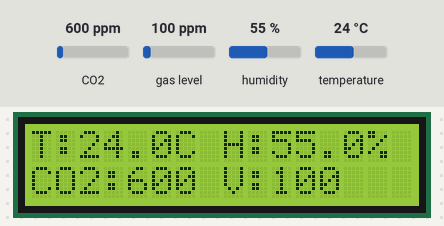
The sketch below on a simulated ESP32. Parts: 16×2 character LCD. The inputs (shaded band) are chosen by the test bench; at power-on: CO2 600 ppm, humidity 55 %, gas level 100 ppm, temperature 24 °C. WiFi joins after 1.5 s; servers stay silent unless stated; what the sketch prints to the serial monitor is not drawn.

Above: at 17.9 s.
18.0 s: CO2 set to 452 ppm
At 19.3 s:
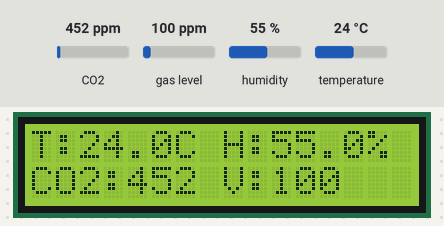
20.2 s: humidity set to 22 %
At 21.9 s:
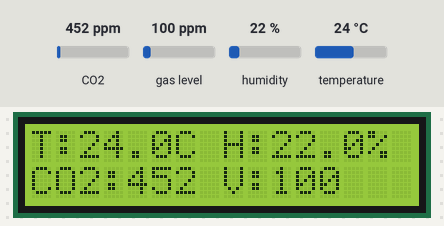
22.2 s: gas level set to 20 ppm
At 23.6 s:
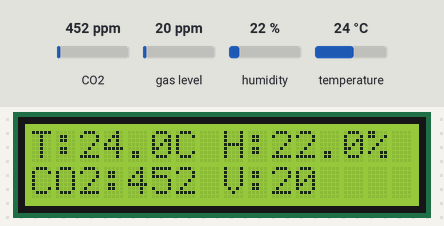
24.2 s: temperature set to 12 °C
At 25.0 s:
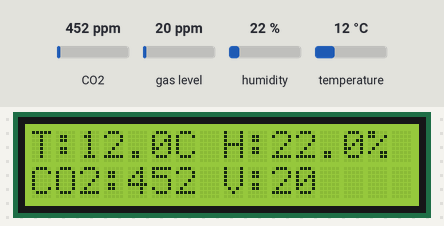
26.2 s: CO2 set to 1050 ppm
At 27.8 s:
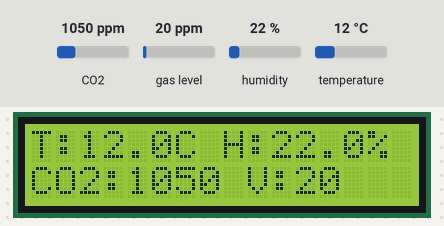
28.2 s: humidity set to 40 %
At 29.4 s:
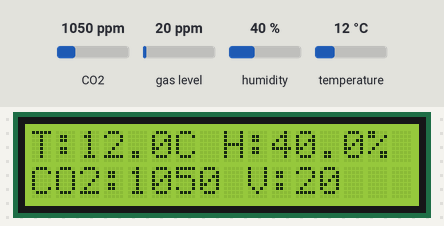
Timing chart, 0 to 31.2 s (numbered marks = the images above; inputs shaded):
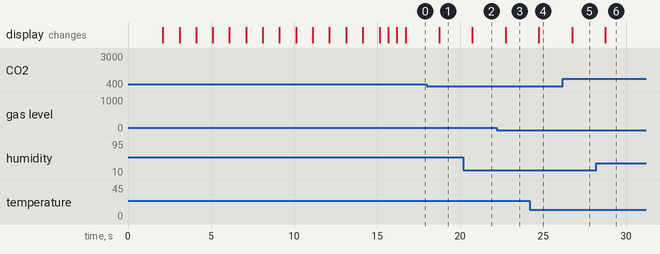

Measured:
- after the input at 18.0 s, the display: changes after 0.74 s (image 1)
- after the input at 20.2 s, the display: changes after 0.55 s (image 2)
- after the input at 22.2 s, the display: changes after 0.55 s (image 3)
- after the input at 24.2 s, the display: changes after 0.54 s (image 4)
- after the input at 26.2 s, the display: changes after 0.55 s (image 5)
- after the input at 28.2 s, the display: changes after 0.55 s (image 6)

The sketch:

esp32_co2_monitor.ino
```cpp
#include <WiFi.h>
#include <WebServer.h>
#include <Wire.h>
#include <Adafruit_SGP30.h>
#include "DHT.h"
#include <LiquidCrystal_I2C.h>
#include <ArduinoJson.h>

// ==========================================
// CONFIGURATION
// ==========================================
// Update with your home WiFi details:
const char* ssid = "Arjavi's A35";
const char* password = "Arjaviii";

// DHT22 Configuration
#define DHTPIN 4      // The GPIO pin you connected the DHT22 data line to
#define DHTTYPE DHT22 // Using DHT22
DHT dht(DHTPIN, DHTTYPE);

// SGP30 Configuration
Adafruit_SGP30 sgp;

// LCD Configuration (0x27 is common, or 0x3F)
// Parameters: address, columns, rows
LiquidCrystal_I2C lcd(0x27, 16, 2);

// Web Server
WebServer server(80);

// Global Variables to hold sensor data
float currentTemp = 0.0;
float currentHumidity = 0.0;
uint16_t currentTVOC = 0;
uint16_t currentECO2 = 400; // Baseline 400ppm
bool sgpFound = false; // Tracks if SGP30 was detected on boot

// non-blocking timers
unsigned long lastSgpMeasurement = 0;
unsigned long lastDhtMeasurement = 0;
unsigned long lastLcdUpdate = 0;  // Added for LCD refresh

// ==========================================
// HTTP HANDLERS
// ==========================================
void handleData() {
  // Serial.println("Received /data request from backend!");

  // Create a JSON document
  StaticJsonDocument<200> jsonDoc;

  jsonDoc["temperature"] = currentTemp;
  jsonDoc["humidity"]    = currentHumidity;
  jsonDoc["eco2"]        = currentECO2;
  jsonDoc["tvoc"]        = currentTVOC;

  String jsonStr;
  serializeJson(jsonDoc, jsonStr);

  // Add CORS headers so frontend or backend can fetch easily
  server.sendHeader("Access-Control-Allow-Origin", "*");
  server.send(200, "application/json", jsonStr);
}

void handleNotFound() {
  server.send(404, "text/plain", "Not found");
}

// ==========================================
// SETUP
// ==========================================
void setup() {
  Serial.begin(115200);
  Wire.begin(21, 22); // Explicitly set SDA to 21, SCL to 22

  // Initialize LCD
  lcd.init();
  lcd.backlight();
  lcd.setCursor(0, 0);
  lcd.print("Booting Monitor..");

  // Initialize DHT22
  dht.begin();

  // Initialize SGP30
  if (!sgp.begin(&Wire)){
    Serial.println("SGP30 sensor not found! Check SDA/SCL wiring.");
    lcd.setCursor(0, 1);
    lcd.print("SGP30 missing! ");
    sgpFound = false;
  } else {
    sgpFound = true;
    Serial.print("Found SGP30 serial #");
    Serial.print(sgp.serialnumber[0], HEX);
    Serial.print(sgp.serialnumber[1], HEX);
    Serial.println(sgp.serialnumber[2], HEX);

    // --- THE FIX: Hotplate Warmup Sequence ---
    Serial.println("SGP30 found! Warming up hotplate for 15 seconds...");
    lcd.setCursor(0, 1);
    lcd.print("Sensor Warmup...");

    for (int i = 0; i < 15; i++) {
        delay(1000);
        Serial.print(".");
        lcd.setCursor(14, 1);
        if (i % 2 == 0) lcd.print(".."); else lcd.print("  "); // Simple animation
    }
    Serial.println("\nWarmup complete. Starting measurements.");
    lcd.clear();
  }

  // Connect to Wi-Fi
  Serial.print("Connecting to ");
  Serial.println(ssid);

  lcd.clear();
  lcd.setCursor(0, 0);
  lcd.print("WiFi Connecting");
  lcd.setCursor(0, 1);
  lcd.print(ssid);

  WiFi.mode(WIFI_STA);
  WiFi.begin(ssid, password);

  int dots = 0;
  while (WiFi.status() != WL_CONNECTED) {
    delay(500);
    Serial.print(".");
    if (dots > 15) {
      dots = 0;
      lcd.setCursor(0, 1);
      lcd.print("                ");
    }
    lcd.setCursor(dots, 1);
    lcd.print(".");
    dots++;
  }

  Serial.println("");
  Serial.println("WiFi connected.");
  Serial.println("IP address: ");
  Serial.println(WiFi.localIP());

  // Show IP on LCD so user can type it into the Python backend / Frontend Config
  lcd.clear();
  lcd.setCursor(0, 0);
  lcd.print("IP Address:");
  lcd.setCursor(0, 1);
  lcd.print(WiFi.localIP().toString());

  // Setup Web Server Routes
  server.on("/data", HTTP_GET, handleData);
  server.onNotFound(handleNotFound);
  server.begin();
  Serial.println("HTTP server started");
}

// ==========================================
// LOOP
// ==========================================
void loop() {
  server.handleClient(); // Handle inbound HTTP requests

  // Update DHT every 2 seconds (DHT22 provides fresh data approximately every 2 seconds)
  if (millis() - lastDhtMeasurement >= 2000) {
    lastDhtMeasurement = millis();
    float t = dht.readTemperature();
    float h = dht.readHumidity();

    // Check if valid read
    if (!isnan(t) && !isnan(h)) {
      currentTemp = t;
      currentHumidity = h;
    }
  }

  // Update SGP30 measurement once per second
  if (sgpFound && millis() - lastSgpMeasurement >= 1000) {
    lastSgpMeasurement = millis();

    // Perform measurement
    if (sgp.IAQmeasure()) {
      currentTVOC = sgp.TVOC;
      currentECO2 = sgp.eCO2;
    }
  }

  // Update LCD display every 2 seconds
  if (millis() - lastLcdUpdate >= 2000) {
    lastLcdUpdate = millis();

    // Row 1: Temp & Humidity
    lcd.setCursor(0, 0);
    lcd.print("T:"); lcd.print(currentTemp, 1); lcd.print("C ");
    lcd.print("H:"); lcd.print(currentHumidity, 1); lcd.print("%   ");

    // Row 2: CO2 & TVOC
    lcd.setCursor(0, 1);
    if (sgpFound) {
      lcd.print("CO2:"); lcd.print(currentECO2);
      lcd.print(" V:"); lcd.print(currentTVOC);
      lcd.print("     ");
    } else {
      lcd.print("SGP30 Error!    ");
    }
  }
}
```
